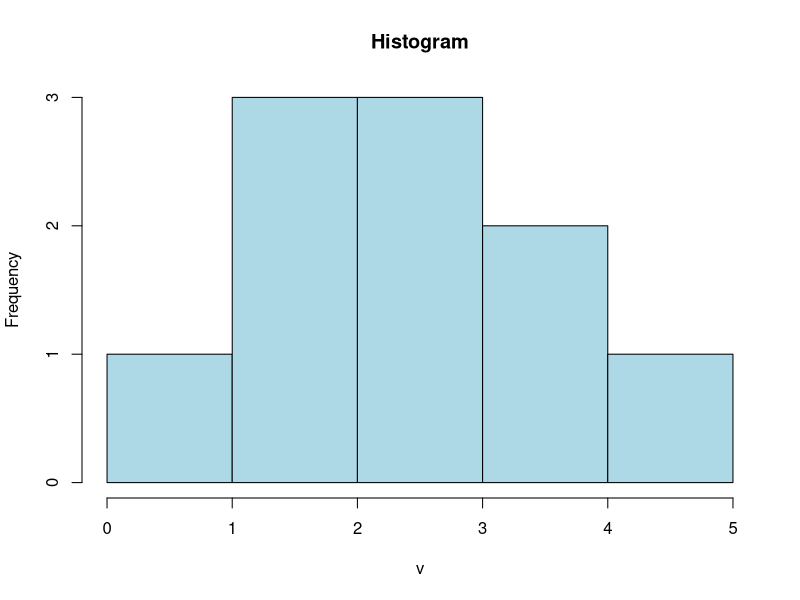

Recreate this plot in R.
v <- c(1,2,2,2,3,3,3,4,4,5)
X <- c(5,4,3,2,1)
f <- c(1,2,3,3,1)

fX <- X * f
p  <- f / sum(f) 
cp <- cumsum(rev(p))

# Create a dataframe and assign names to each column.  We assign names because
# the last column of df is named "rev.cp" after creation of the dataframe.

df <- data.frame(X, f, fX, p, rev(cp))
colnames(df) <- c("X","f","fX","p","cp")

# Plot the histogram, using the raw dataset.

hist(v, breaks = c(0,1,2,3,4,5), col = "lightblue", main = "Histogram")

